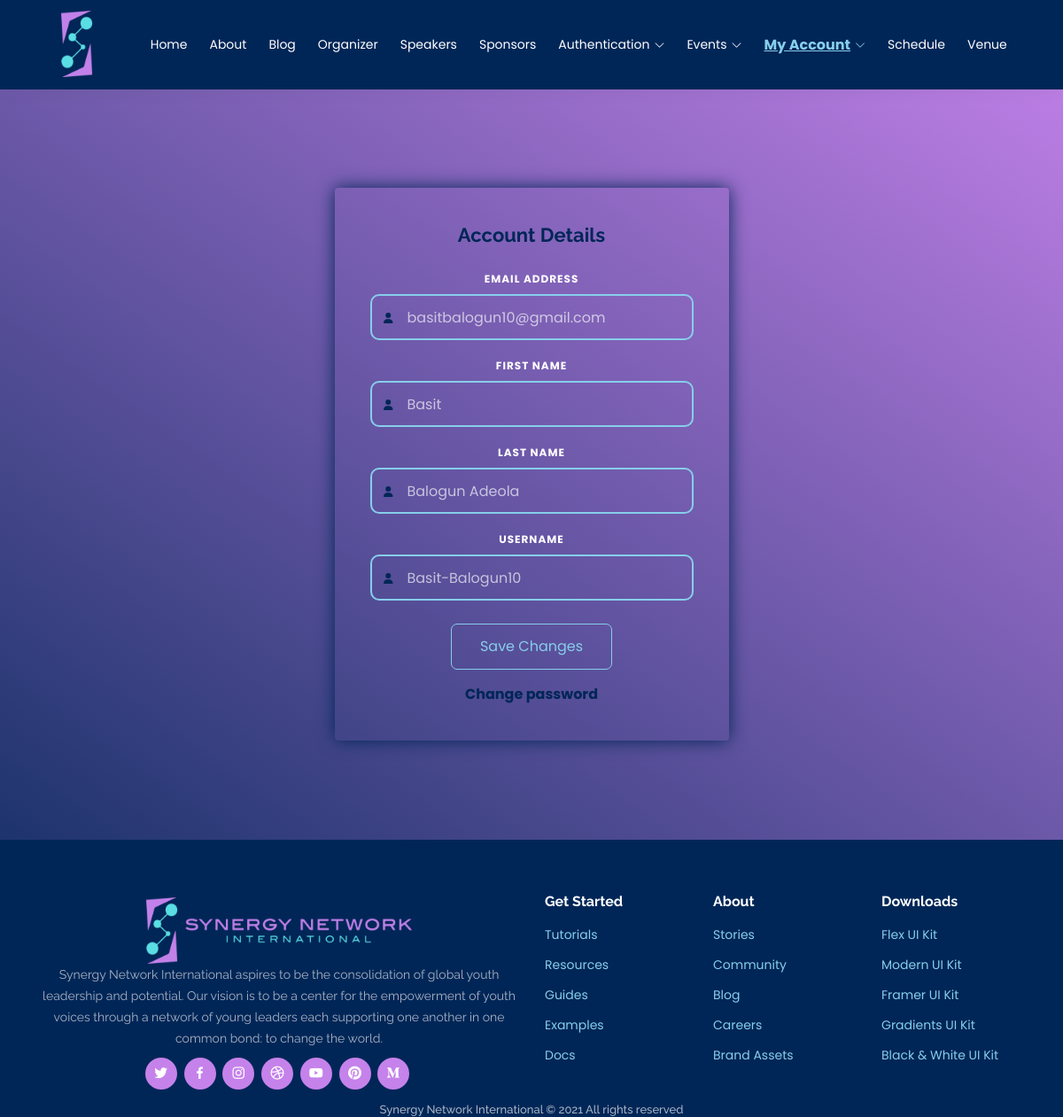
The app's page /account/ (signed in) with its own data.
### account/models.py (models this page shows, shortened)
class Account(AbstractBaseUser):
    email = models.EmailField(verbose_name="email", max_length=60, unique=True)
    username = models.CharField(max_length=30, unique=True, null=False, blank=False)
    firstname = models.CharField(max_length=30, unique=False, null=False, blank=False)
    lastname = models.CharField(max_length=30, unique=False, null=False, blank=False)
    date_joined = models.DateTimeField(verbose_name='date joined', auto_now_add=True)
    last_login = models.DateTimeField(verbose_name='last login', auto_now=True)
    is_admin = models.BooleanField(default=False)
    is_active = models.BooleanField(default=True)
    is_staff = models.BooleanField(default=False)
    is_superuser = models.BooleanField(default=False)
    USERNAME_FIELD = 'email'
    REQUIRED_FIELDS = ['username', 'firstname', 'lastname']
    objects = MyAccountManager()

### account/views.py (the view)
# urls.py: path('account/', account_view, name="account"),
def account_view(request):
    if not request.user.is_authenticated:
        return redirect("login")
    context = {}
    if request.method == "POST":
        form = AccountUpdateForm(request.POST, instance=request.user)
        if form.is_valid():
            form.initial = {
                "email": request.POST.get('email'),
                "username": request.POST.get('username'),
                "firstname": request.POST.get('firstname'),
                "lastname": request.POST.get('lastname'),
            }
            form.save()
            context['success_message'] = "Updated"
        else:
            pass
    else:
        form = AccountUpdateForm(
            initial={
                "email": request.user.email,
                "username": request.user.username,
                "firstname": request.user.firstname,
                "lastname": request.user.lastname,
            }
        )
    context['account_form'] = form
    blog_posts = BlogPost.objects.filter(author=request.user)
    context['blog_posts'] = blog_posts
    return render(request, "account/account.html", context)

### account/forms.py (shortened to what this page needs)
class AccountUpdateForm(forms.ModelForm):
	firstname = forms.CharField(label='First name', required='false')
	lastname = forms.CharField(label='Last name', required='false')
	class Meta:
		model = Account
		fields = ('email', 'username', 'firstname', 'lastname')

### account/templates/account/account.html (shortened to what this page needs)
{% extends 'base.html' %}
{% load account_extras %}
{% block content %}
<section class="ftco-section">
  <div class="container">
    <div class="row justify-content-center">
      <div class="col-md-7 col-lg-5">
        <div class="login-wrap">
          <h3 class="text-center mb-4">Account Details</h3>
          <form method="post" class="account-edit-form">{% csrf_token %}
            <div class="form-group mb-3">
              <label class="label" for="email">Email Address</label>
              <input type="text" name="email" id="inputEmail" class="form-control" value="{{account_form.initial.email}}" required>
              <span class="icon fa fa-user"></span>
            </div>
            <div class="form-group mb-3">
              <label class="label" for="name">First Name</label>
              <input type="text" name="firstname" id="inputFirstName" class="form-control" value="{{account_form.initial.firstname}}" required>
              <span class="icon fa fa-user"></span>
            </div>
            <div class="form-group mb-3">
              <label class="label" for="name">Last Name</label>
              <input type="text" name="lastname" id="inputLastName" class="form-control" value="{{account_form.initial.lastname}}" required>
              <span class="icon fa fa-user"></span>
            </div>
            <div class="form-group mb-3">
              <label class="label" for="name">Username</label>
              <input type="text" name="username" id="inputUsername" class="form-control" value="{{account_form.initial.username}}" required>
              <span class="icon fa fa-user"></span>
            </div>
            <div class="form-group text-center">
              <button type="submit" class="form-control btn sbmt submit px-3">Save Changes</button>
            </div>
            <div class="misc d-flex flex-column">
              <a class="m-auto" href="{% url 'password_change' %}">Change password</a>
          </div>
          </form>
        </div>
      </div>
    </div>
  </div>
</section>
{% endblock content %}

### static/sni_app/assets/css/style.css (style rules this page uses)
body { font-family: "Poppins", sans-serif; color: #002657; background: -webkit-linear-gradient(left top, #c582eb, #002657); background: -o-linear-gradient(top right, #c582eb, #002657); background: -moz-linear-gradient(top right, #c582eb, #002657); background: linear-gradient(5deg, #f85ff0, #002657); background: linear-gradient(75deg, #e666e0, #002657); }
a { color: #c582eb; text-decoration: none; }
h1, h2, h3, h4, h5, h6 { font-family: "Raleway", sans-serif; }
section { padding: 60px 0; overflow: hidden; }
.misc a { font-size: 16px; color: #002657; transition: all 0.3s ease-in-out; font-weight: bold; }

### static/sni_app/assets/css/signup.css (style rules this page uses)
.ftco-section { padding: 7em 0; }
.login-wrap { position: relative; z-index: 0; color: rgba(255, 255, 255, 0.7); box-shadow: 0px 0px 20px #002657; padding: 40px; border-radius: 4px; }
.login-wrap h3 { font-weight: bold; color: #002657; font-size: 22px; }
.form-group { position: relative; }
.form-group label { text-transform: uppercase; font-weight: 700; font-size: 12px; letter-spacing: 1px; color: #fff; }
.form-group .icon { position: absolute; top: 50%; left: 15px; margin-top: 10px; color: #002657; }
.form-group .icon, .field-icon { font-size: 12px; }
.form-control { height: 52px; color: #ffffffa6 !important; font-size: 16px; border-radius: 10px; -webkit-box-shadow: none; box-shadow: none; background: transparent; border: 2px solid skyblue; padding-left: 40px; padding-right: 20px; }
.form-group .btn.sbmt { color: skyblue !important; border: 1px solid; width: 50%; border-radius: 7px; margin-top: 10px; padding: 7px; background: none; transition: all ease-in-out 0.4s; }

### static/sni_app/css/detail_blog.css (style rules this page uses)
html, body { background: linear-gradient(35deg, #002657, #c582eb); overflow-x: hidden; }
form { text-align: center; }

### templates/base.html (style rules this page uses)
a { text-decoration: none; }

### records on screen
Account: email "basitbalogun10@gmail.com", firstname "Basit", lastname "Balogun Adeola", username "Basit-Balogun10"

### other values on screen
{{ current_year }} "2021"
